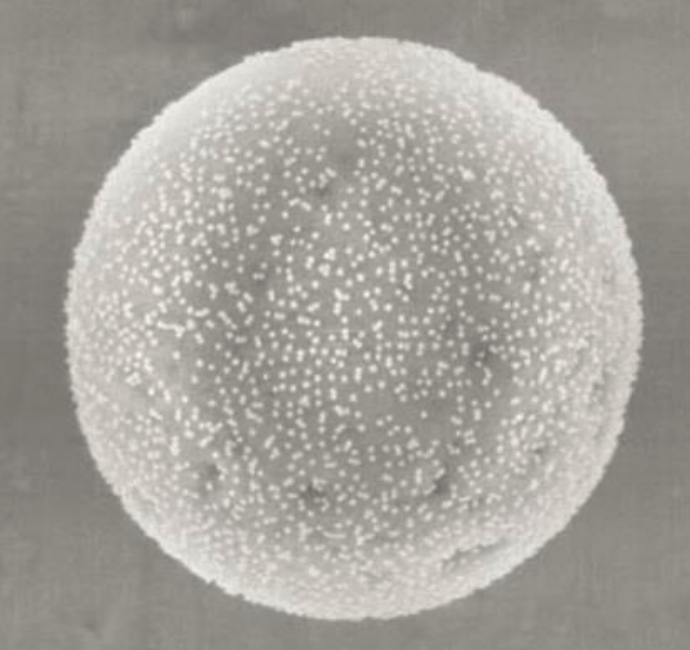
#> input picture Chapter_6/6-6.png, 690 x 650 px, found by its file name
$ python 6.6_Enhance_Image.py
#> lines starting #> are read from the running program, lines starting #| are printed output that depends on the picture; after the words box and inside, x2 and y2 are one past the last pixel; in counts of white or black regions, pixels touching at a corner belong together; long printed decimals are rounded
from PIL import Image
im = Image.open("/Users/mercury/Documents/Python/Chapter_6/6-6.png")
#> im is the input picture: PIL image 690x650 RGBA; mean R, G, B, A 166.4, 162.5, 156.4, 255
im.show()

im = im.convert("L")
#> im: PIL image 690x650 L
im = im.point(lambda x:255 if x >200 else 0)
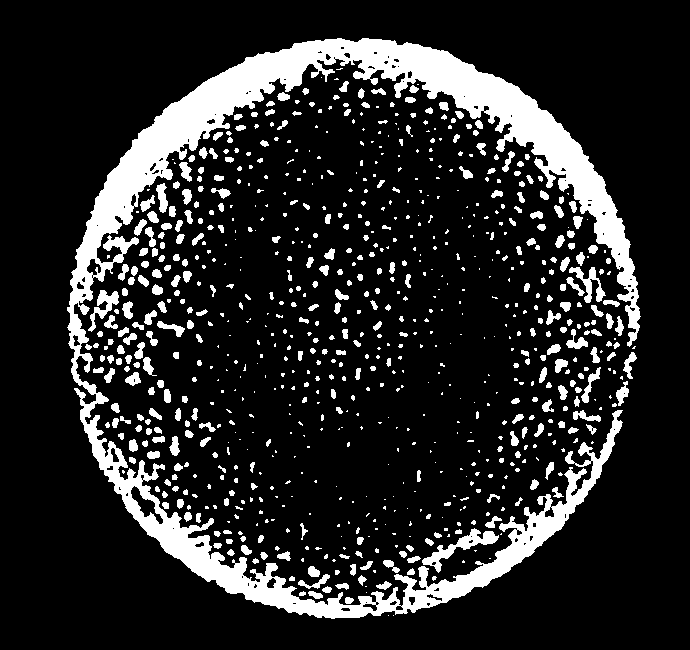
#> im: PIL image 690x650 L; 15.3% white; 822 white regions (450 under 20 px), largest, box (x1, y1, x2, y2) and area: (67, 38, 641, 619) 44530, (422, 528, 499, 573) 854, (569, 267, 606, 303) 458
im.show()

count1 = 0
w, h = im.size
#> w = 690; h = 650
for i in range(w):
    for j in range(h):
        pixel = im.getpixel((i, j))
        if pixel != 0:
            count1 += 1
#> after the loop, count1 = 68473

print(count1/(w*h)*100)
#| 15.267
